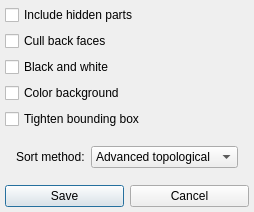
<ui version="4.0" >
 <class>VRenderInterface</class>
 <widget class="QDialog" name="VRenderInterface" >
  <property name="geometry" >
   <rect>
    <x>0</x>
    <y>0</y>
    <width>230</width>
    <height>211</height>
   </rect>
  </property>
  <property name="windowTitle" >
   <string>Vectorial rendering options</string>
  </property>
  <layout class="QVBoxLayout" >
   <property name="spacing" >
    <number>6</number>
   </property>
   <property name="leftMargin" >
    <number>5</number>
   </property>
   <property name="topMargin" >
    <number>5</number>
   </property>
   <property name="rightMargin" >
    <number>5</number>
   </property>
   <property name="bottomMargin" >
    <number>5</number>
   </property>
   <item>
    <widget class="QCheckBox" name="includeHidden" >
     <property name="toolTip" >
      <string>Hidden polygons are also included in the output (usually twice bigger)</string>
     </property>
     <property name="text" >
      <string>Include hidden parts</string>
     </property>
    </widget>
   </item>
   <item>
    <widget class="QCheckBox" name="cullBackFaces" >
     <property name="toolTip" >
      <string>Back faces (non clockwise point ordering) are removed from the output</string>
     </property>
     <property name="text" >
      <string>Cull back faces</string>
     </property>
    </widget>
   </item>
   <item>
    <widget class="QCheckBox" name="blackAndWhite" >
     <property name="toolTip" >
      <string>Black and white rendering</string>
     </property>
     <property name="text" >
      <string>Black and white</string>
     </property>
    </widget>
   </item>
   <item>
    <widget class="QCheckBox" name="colorBackground" >
     <property name="toolTip" >
      <string>Use current background color instead of white</string>
     </property>
     <property name="text" >
      <string>Color background</string>
     </property>
    </widget>
   </item>
   <item>
    <widget class="QCheckBox" name="tightenBBox" >
     <property name="toolTip" >
      <string>Fit output bounding box to current display</string>
     </property>
     <property name="text" >
      <string>Tighten bounding box</string>
     </property>
    </widget>
   </item>
   <item>
    <layout class="QHBoxLayout" >
     <property name="spacing" >
      <number>6</number>
     </property>
     <property name="leftMargin" >
      <number>11</number>
     </property>
     <property name="topMargin" >
      <number>11</number>
     </property>
     <property name="rightMargin" >
      <number>11</number>
     </property>
     <property name="bottomMargin" >
      <number>11</number>
     </property>
     <item>
      <widget class="QLabel" name="sortLabel" >
       <property name="toolTip" >
        <string>Polygon depth sorting method</string>
       </property>
       <property name="text" >
        <string>Sort method:</string>
       </property>
      </widget>
     </item>
     <item>
      <widget class="QComboBox" name="sortMethod" >
       <property name="toolTip" >
        <string>Polygon depth sorting method</string>
       </property>
       <property name="currentIndex" >
        <number>3</number>
       </property>
       <item>
        <property name="text" >
         <string>No sorting</string>
        </property>
       </item>
       <item>
        <property name="text" >
         <string>BSP</string>
        </property>
       </item>
       <item>
        <property name="text" >
         <string>Topological</string>
        </property>
       </item>
       <item>
        <property name="text" >
         <string>Advanced topological</string>
        </property>
       </item>
      </widget>
     </item>
    </layout>
   </item>
   <item>
    <spacer>
     <property name="orientation" >
      <enum>Qt::Vertical</enum>
     </property>
     <property name="sizeType" >
      <enum>QSizePolicy::Expanding</enum>
     </property>
     <property name="sizeHint" >
      <size>
       <width>31</width>
       <height>41</height>
      </size>
     </property>
    </spacer>
   </item>
   <item>
    <layout class="QHBoxLayout" >
     <property name="spacing" >
      <number>6</number>
     </property>
     <property name="leftMargin" >
      <number>0</number>
     </property>
     <property name="topMargin" >
      <number>0</number>
     </property>
     <property name="rightMargin" >
      <number>0</number>
     </property>
     <property name="bottomMargin" >
      <number>0</number>
     </property>
     <item>
      <widget class="QPushButton" name="SaveButton" >
       <property name="text" >
        <string>Save</string>
       </property>
      </widget>
     </item>
     <item>
      <widget class="QPushButton" name="CancelButton" >
       <property name="text" >
        <string>Cancel</string>
       </property>
      </widget>
     </item>
    </layout>
   </item>
  </layout>
 </widget>
 <layoutdefault spacing="6" margin="11" />
 <pixmapfunction>qPixmapFromMimeSource</pixmapfunction>
 <tabstops>
  <tabstop>SaveButton</tabstop>
  <tabstop>CancelButton</tabstop>
  <tabstop>includeHidden</tabstop>
  <tabstop>cullBackFaces</tabstop>
  <tabstop>blackAndWhite</tabstop>
  <tabstop>colorBackground</tabstop>
  <tabstop>tightenBBox</tabstop>
  <tabstop>sortMethod</tabstop>
 </tabstops>
 <resources/>
 <connections>
  <connection>
   <sender>SaveButton</sender>
   <signal>released()</signal>
   <receiver>VRenderInterface</receiver>
   <slot>accept()</slot>
   <hints>
    <hint type="sourcelabel" >
     <x>16</x>
     <y>210</y>
    </hint>
    <hint type="destinationlabel" >
     <x>35</x>
     <y>176</y>
    </hint>
   </hints>
  </connection>
  <connection>
   <sender>CancelButton</sender>
   <signal>released()</signal>
   <receiver>VRenderInterface</receiver>
   <slot>reject()</slot>
   <hints>
    <hint type="sourcelabel" >
     <x>225</x>
     <y>198</y>
    </hint>
    <hint type="destinationlabel" >
     <x>211</x>
     <y>180</y>
    </hint>
   </hints>
  </connection>
 </connections>
</ui>
